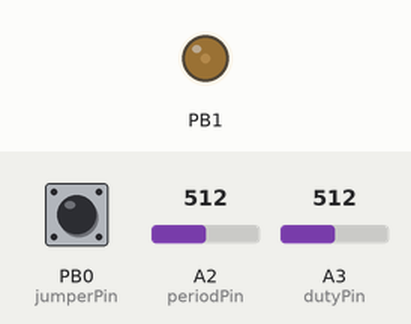
Bench run of a sketch on a simulated ATtiny85, built with avr-gcc and run on an emulated ATtiny85. Shown: output pins drawn as LEDs (lit = HIGH). The test bench sets the inputs (shaded band); at power-on: A2 (periodPin) = 512, A3 (dutyPin) = 512, PB0 (jumperPin) HIGH.

Above: at 1.2 s.
1.3 s: A2 (periodPin) set to 198
At 2.5 s:
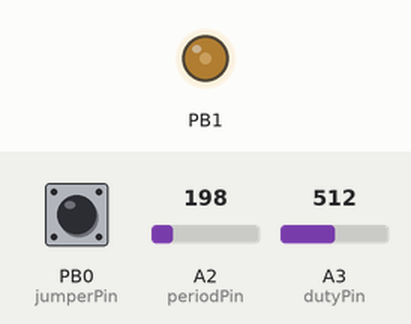
2.8 s: A3 (dutyPin) set to 716
At 3.8 s:
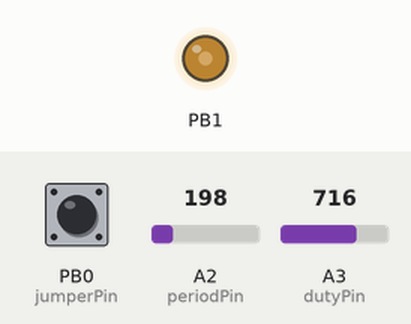
Timing chart, 0 to 5.8 s (numbered marks = the images above; inputs shaded):
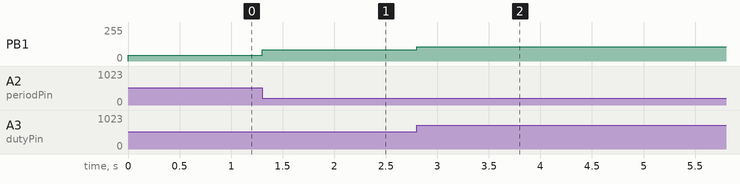

The sketch:

econet_clock.ino
```cpp
// ATtiny85 16MHz PLL

const int periodPin = A2; // pin 3 on IC
const int dutyPin = A3;   // pin 2 on IC
const int jumperPin = 0;  // pin 5 on IC

// With a 16MHz Clock and 1:1 prescaler, each clock tick will be 0.0625us
const int periodMin = 23;  // 23 ticks = 1.4us = 695khz
const int periodMax = 208; // 208 ticks = 13us = 77khz
const int dutyMin = 7;     // 7 ticks = 0.44us
const int dutyMax = 32;    // 32 ticks = 2us (will be capped at 50% duty cycle)

int period;
int duty;

void setup() {
  pinMode(periodPin, INPUT);
  pinMode(dutyPin, INPUT);
  pinMode(jumperPin, INPUT);
  digitalWrite(jumperPin, HIGH); // pull-up on the jumper pin

  // initial reading
  period = map(analogRead(periodPin), 0, 1023, periodMin, periodMax);
  duty = map(analogRead(dutyPin), 0, 1023, dutyMin, dutyMax);
  duty = min(duty, period/2); // limit the duty cycle to 50%

  OCR0A = period;
  OCR0B = duty;

  TCCR0A = (1<<COM0B1)|(0<<COM0B0)|(1<<WGM01)|(1<<WGM00); // Fast PWM mode, toggle OC0A on compare match
  TCCR0B = (1<<WGM02)|(0<<CS02)|(0<<CS01)|(1<<CS00);
  DDRB |= (1<<DDB1); // pin 6 on IC
}

void loop() {

  // read the pots and update the clock signal,
  // but only if the jumper has been removed
  if (digitalRead(jumperPin) == HIGH) {
    period = map(analogRead(periodPin), 0, 1023, periodMin, periodMax);
    duty = map(analogRead(dutyPin), 0, 1023, dutyMin, dutyMax);
    duty = min(duty, period/2);
    OCR0A = period;
    OCR0B = duty;
  }

  delay(5);
}
```

Measured:
- after the input at 1.3 s, PB1: 42/255 → 84/255 at once
- after the input at 2.8 s, PB1: 84/255 → 106/255 at once
